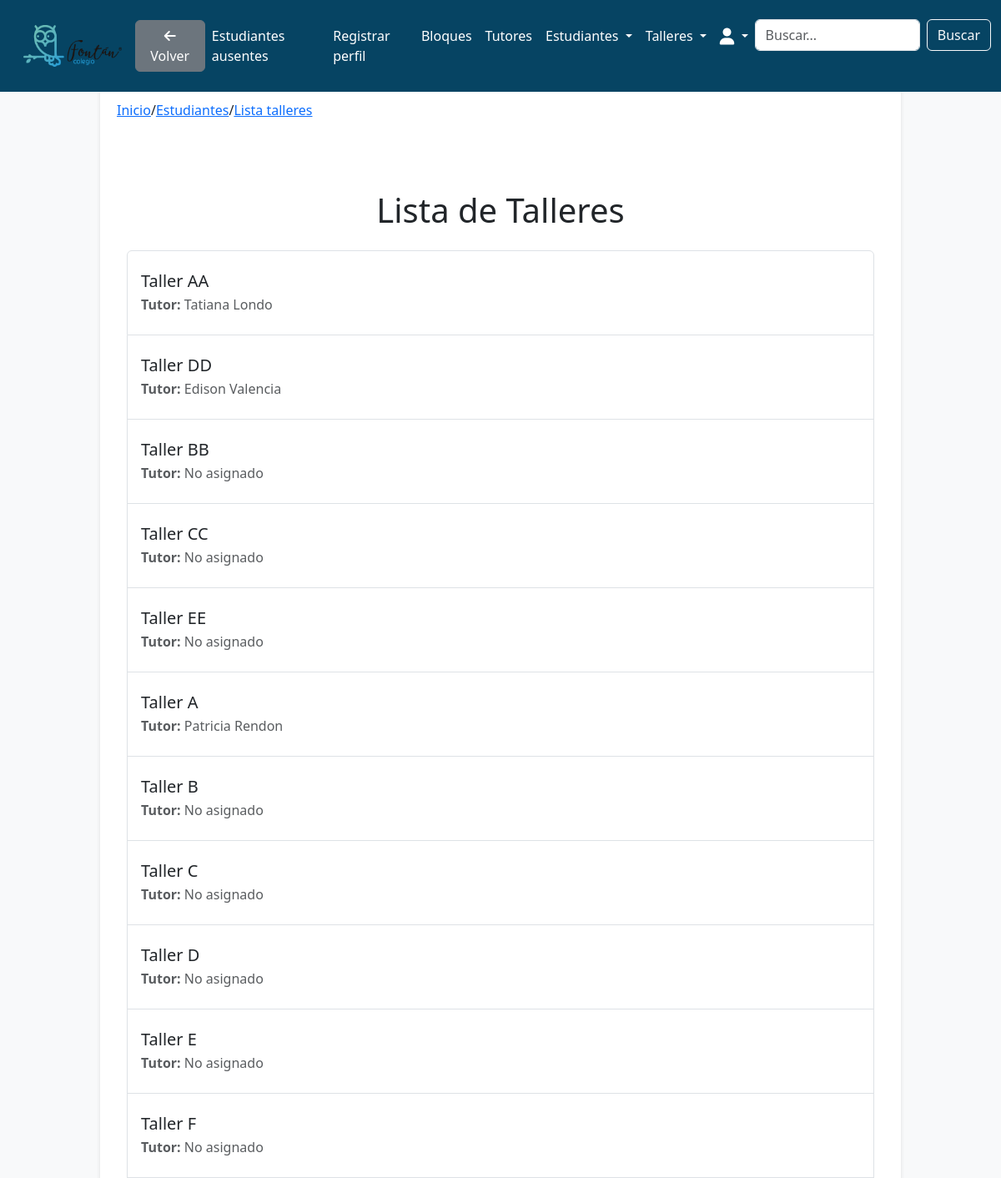
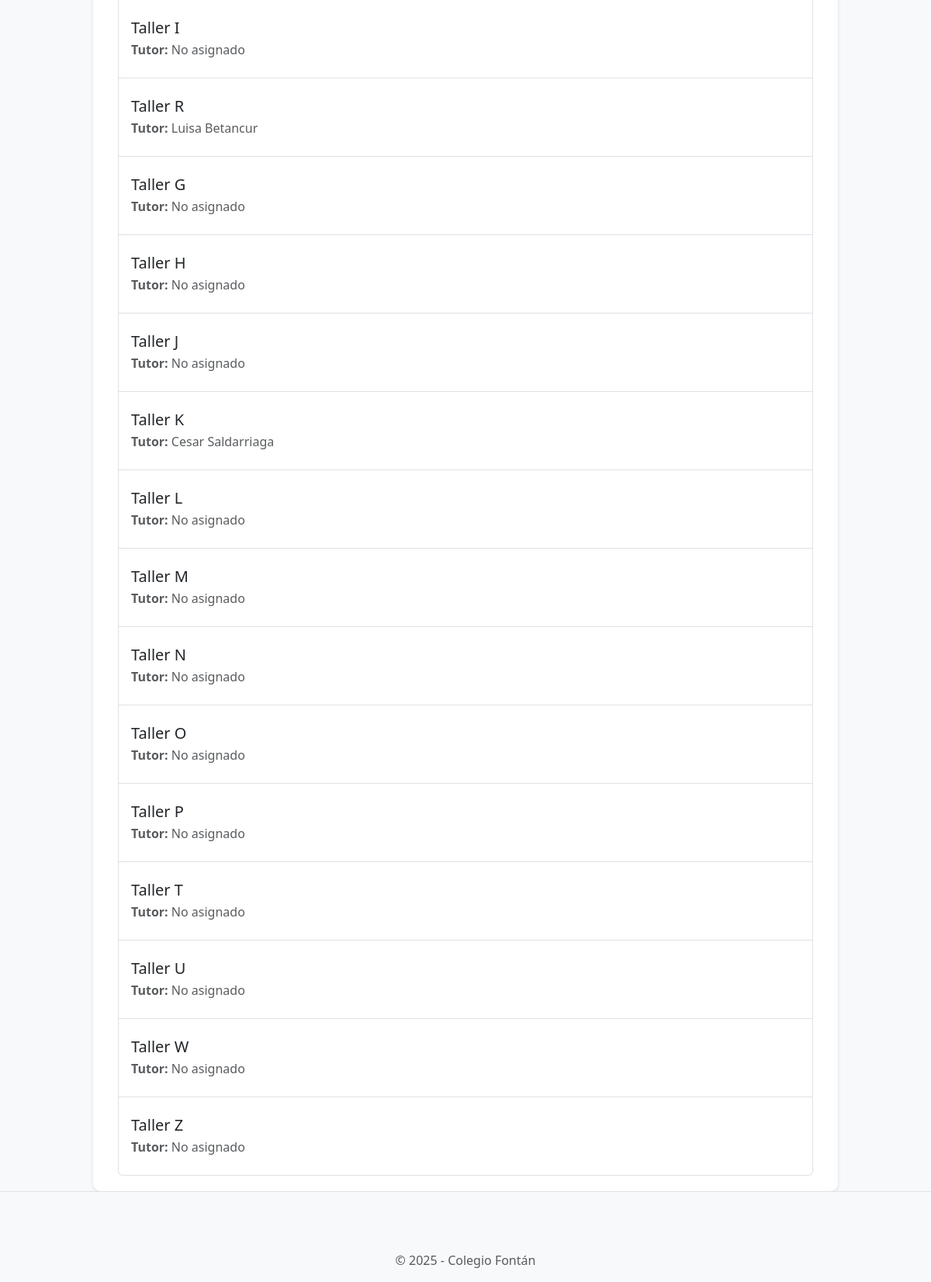
The page /workshops/list/ (signed in) on the database its author committed (2 pictures, top to bottom).
### workshops/models.py (models this page shows, shortened)
class Workshop(models.Model):
    WORKSHOP_TYPES = [
        ('primary', 'Primaria'),
        ('high_school', 'Bachillerato'),
        ('collective', 'Colectivo'),
    ]
    workshop_id = models.AutoField(primary_key=True)
    name = models.CharField(max_length=100, unique=True)
    tutor = models.ForeignKey(
        'tutors.Tutor',
        on_delete=models.SET_NULL,
        null=True,
        blank=True,
        related_name='workshops'  # Esta línea permite acceder a los talleres desde el tutor
    )
    max_capacity = models.IntegerField(default=25)
    type = models.CharField(
        max_length=20,
        choices=WORKSHOP_TYPES,
        default='primary'
    )

### tutors/models.py (models this page shows, shortened)
class Tutor(models.Model):
    tutor_id = models.AutoField(primary_key=True)
    user = models.OneToOneField(
        User,
        on_delete=models.CASCADE,
        related_name="tutor_profile"
    )
    student = models.ForeignKey(
        Student,
        on_delete=models.SET_NULL,
        null=True,
        blank=True
    )

### workshops/views.py (the view)
# urls.py: path('list/', views.list_workshops, name='list_workshops'),
def list_workshops(request):
    workshops = Workshop.objects.all()
    return render(request, 'workshops/workshops_list.html', {'workshops': workshops})

### workshops/templates/workshops/workshops_list.html
{% extends 'base.html' %}
{% block breadcrumb %}
  <a href="{% url 'home.home' %}">Inicio</a>
  <span>/</span>
  <a href="{% url 'students.student_list' %}">Estudiantes</a>
  <span>/</span>
  <a href="{% url 'workshops:list_workshops' %}">Lista talleres</a>
{% endblock %}
{% block content %}
<div class="container mt-4">
  <h1 class="text-center mb-4">Lista de Talleres</h1>
  <div class="list-group">
    {% for workshop in workshops %}
      <a
        href="{% url 'workshops:students_by_workshop' workshop.workshop_id %}" class="list-group-item list-group-item-action py-4">
        <h5 class="mb-1">{{ workshop.name }}</h5>
        <p class="mb-0 text-muted">
          <strong>Tutor:</strong>
          {% if workshop.tutor %}
            {{ workshop.tutor.user.first_name }} {{ workshop.tutor.user.last_name }}
          {% else %}
            No asignado
          {% endif %}
        </p>
      </a>
    {% endfor %}
  </div>
</div>
{% endblock %}

### horariosfontanproyecto/templates/base.html (style rules this page uses)
body { background-color: #f8f9fa; }
.container { max-width: 960px; margin: 0 auto; }

### horariosfontanproyecto/templates/navbar.html (style rules this page uses)
:root { --primary-color: #064463; --secondary-color: #1C5471; --hover-color: #163E59; --text-color: #fff; --bg-color: #f9f9f9; }

### rows shown on the page
Workshop: name "Taller AA", tutor.user.first_name "Tatiana", tutor.user.last_name "Londo"
Workshop: name "Taller DD", tutor.user.first_name "Edison", tutor.user.last_name "Valencia"
Workshop: name "Taller BB", shows "No asignado"
Workshop: name "Taller CC", shows "No asignado"
Workshop: name "Taller EE", shows "No asignado"
Workshop: name "Taller A", tutor.user.first_name "Patricia", tutor.user.last_name "Rendon"
Workshop: name "Taller B", shows "No asignado"
Workshop: name "Taller C", shows "No asignado"
Workshop: name "Taller D", shows "No asignado"
Workshop: name "Taller E", shows "No asignado"
Workshop: name "Taller F", shows "No asignado"
Workshop: name "Taller I", shows "No asignado"
Workshop: name "Taller R", tutor.user.first_name "Luisa", tutor.user.last_name "Betancur"
Workshop: name "Taller G", shows "No asignado"
Workshop: name "Taller H", shows "No asignado"
Workshop: name "Taller J", shows "No asignado"
Workshop: name "Taller K", tutor.user.first_name "Cesar", tutor.user.last_name "Saldarriaga"
Workshop: name "Taller L", shows "No asignado"
Workshop: name "Taller M", shows "No asignado"
Workshop: name "Taller N", shows "No asignado"
Workshop: name "Taller O", shows "No asignado"
Workshop: name "Taller P", shows "No asignado"
Workshop: name "Taller T", shows "No asignado"
Workshop: name "Taller U", shows "No asignado"
Workshop: name "Taller W", shows "No asignado"
Workshop: name "Taller Z", shows "No asignado"
